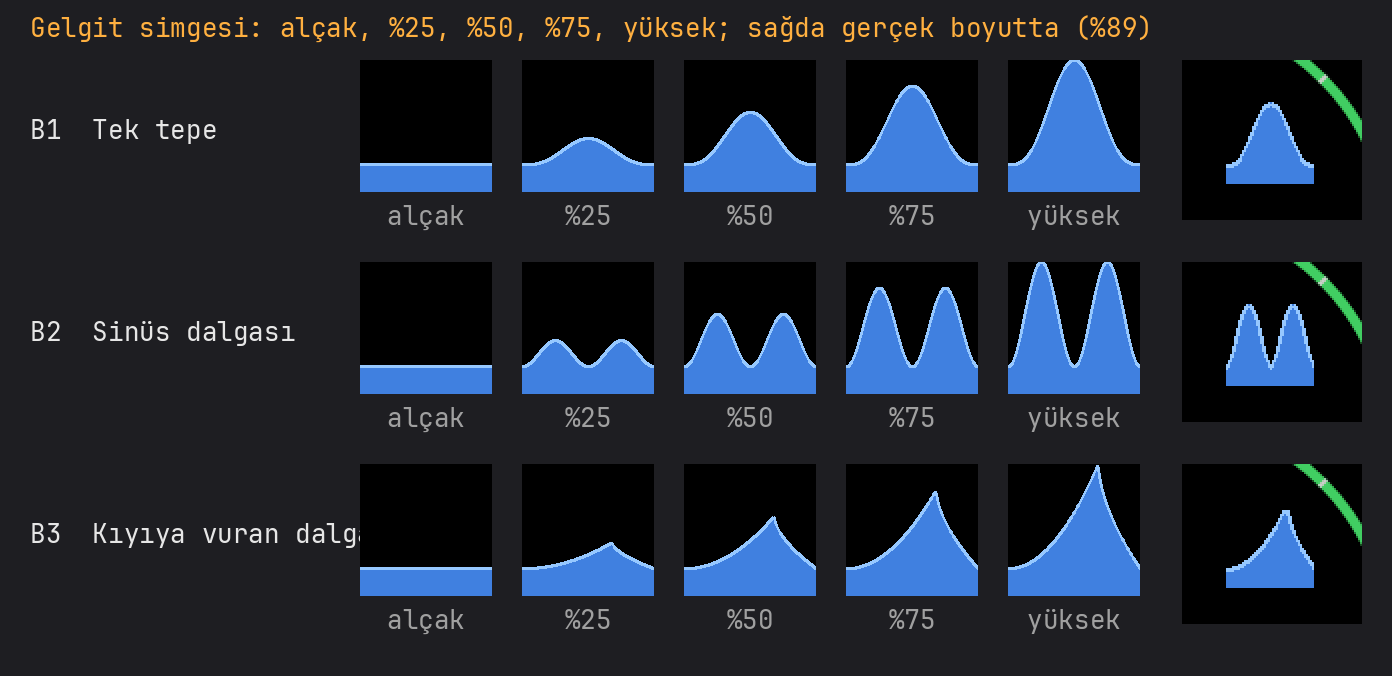

Write the Python code that produced this figure.
# The tide icon as the owner described it (2026-11-23): a wave whose crest reaches the icon's top
# at high water; at low water no wave, a flat blue sea line at 20 % of the icon's height with the
# part below it blue. Between them the crest grows with the level. Drawn at five levels, three
# times larger, and once at its size on the watch face.
#     tools/.venv/bin/python docs/superpowers/specs/2026-11-23-tide/mock2.py
import math, os
from PIL import Image, ImageDraw, ImageFont

HERE = os.path.dirname(os.path.abspath(__file__))
ROOT = os.path.join(HERE, '..', '..', '..', '..')
FONT = os.path.join(ROOT, 'tools', 'fonts', 'JetBrainsMono-Regular.ttf')
F26 = ImageFont.truetype(FONT, 26)
SEA = (64, 128, 224)        # the water
SURFACE = (150, 200, 255)   # its line, lighter
SIZE = 44                   # the icon's box on the face, as the weekday ring's
BASE = 0.2                  # the calm sea's line, a share of the height


def surface(shape, x):
    # The wave's height over the calm line, 0 to 1, at x (0 to 1 across the box).
    if shape == 0:   # one round crest in the middle
        return ((1 + math.cos(2 * math.pi * (x - 0.5))) / 2) ** 1.5
    if shape == 1:   # two crests, as a sine
        return (1 + math.cos(2 * math.pi * (2 * x - 0.5))) / 2
    # A crest leaning right, as a wave running to the shore: a slow rise, a steep front.
    p = 0.68
    return (x / p) ** 2 if x < p else max(0.0, 1 - ((x - p) / (1 - p)) ** 0.6)


def icon(level, scale=1, shape=0):
    s = SIZE * scale
    im = Image.new('RGB', (s, s), (0, 0, 0))
    d = ImageDraw.Draw(im)
    crest = (1 - BASE) * level
    top = []
    for i in range(s + 1):
        height = BASE + crest * surface(shape, i / s)
        top.append((i, (s - 1) * (1 - height)))
    d.polygon(top + [(s, s), (0, s)], fill=SEA)
    d.line(top, fill=SURFACE, width=max(2, scale))
    return im


def sheet():
    levels = [0, 0.25, 0.5, 0.75, 1]
    names = ['B1  Tek tepe', 'B2  Sinüs dalgası', 'B3  Kıyıya vuran dalga']
    big = 3
    pad = 30
    row = SIZE * big + 70
    face = Image.open(os.path.join(ROOT, 'docs', 'screenshots', 'tr', 'face-0.png')).convert('RGB')
    width = pad + 330 + len(levels) * (SIZE * big + pad) + 3 * (SIZE + 20) + pad
    out = Image.new('RGB', (width, 70 + 3 * row), (30, 30, 34))
    d = ImageDraw.Draw(out)
    d.text((pad, 10), 'Gelgit simgesi: alçak, %25, %50, %75, yüksek; sağda gerçek boyutta (%89)', font=F26,
           fill=(255, 176, 64))
    for shape in range(3):
        y = 60 + shape * row
        d.text((pad, y + SIZE * big / 2 - 14), names[shape], font=F26, fill=(230, 230, 230))
        for i, level in enumerate(levels):
            x = pad + 330 + i * (SIZE * big + pad)
            out.paste(icon(level, big, shape), (x, y))
            label = 'alçak' if level == 0 else ('yüksek' if level == 1 else '%%%d' % round(level * 100))
            d.text((x + (SIZE * big - d.textlength(label, font=F26)) / 2, y + SIZE * big + 6), label, font=F26,
                   fill=(160, 160, 160))
        # At its size, over the face's own top-right corner.
        crop = face.crop((300, 30, 390, 110)).copy()
        cd = ImageDraw.Draw(crop)
        cd.rectangle([18, 14, 70, 66], fill=(0, 0, 0))
        crop.paste(icon(0.89, 1, shape), (44 - SIZE // 2, 40 - SIZE // 2))
        crop = crop.resize((crop.width * 2, crop.height * 2), Image.NEAREST)
        out.paste(crop, (width - pad - crop.width, y))
    out.save(os.path.join(HERE, 'mock2.png'))
    print(os.path.join(HERE, 'mock2.png'))


if __name__ == '__main__':
    sheet()
